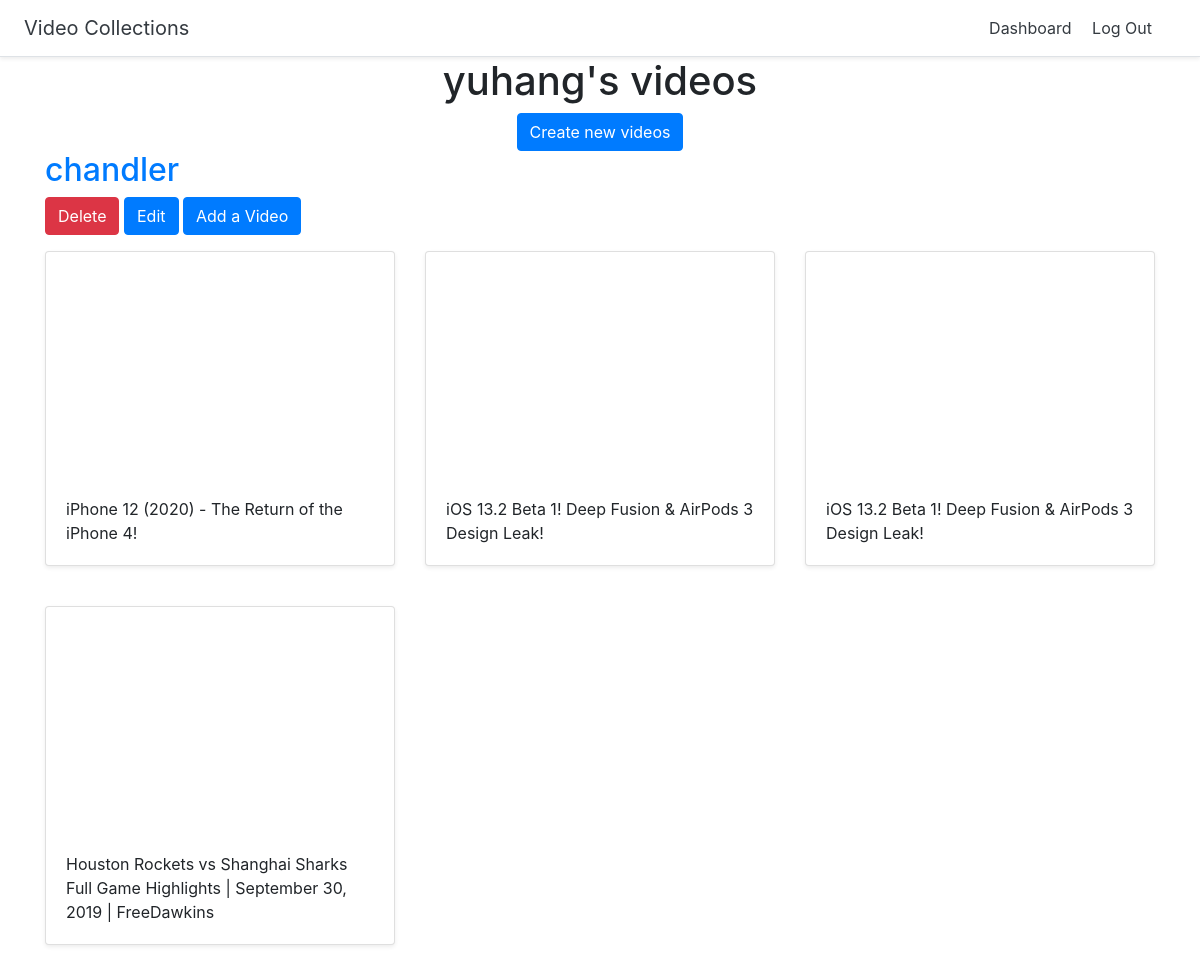
Before: /dashboard (signed in) with the older database file.
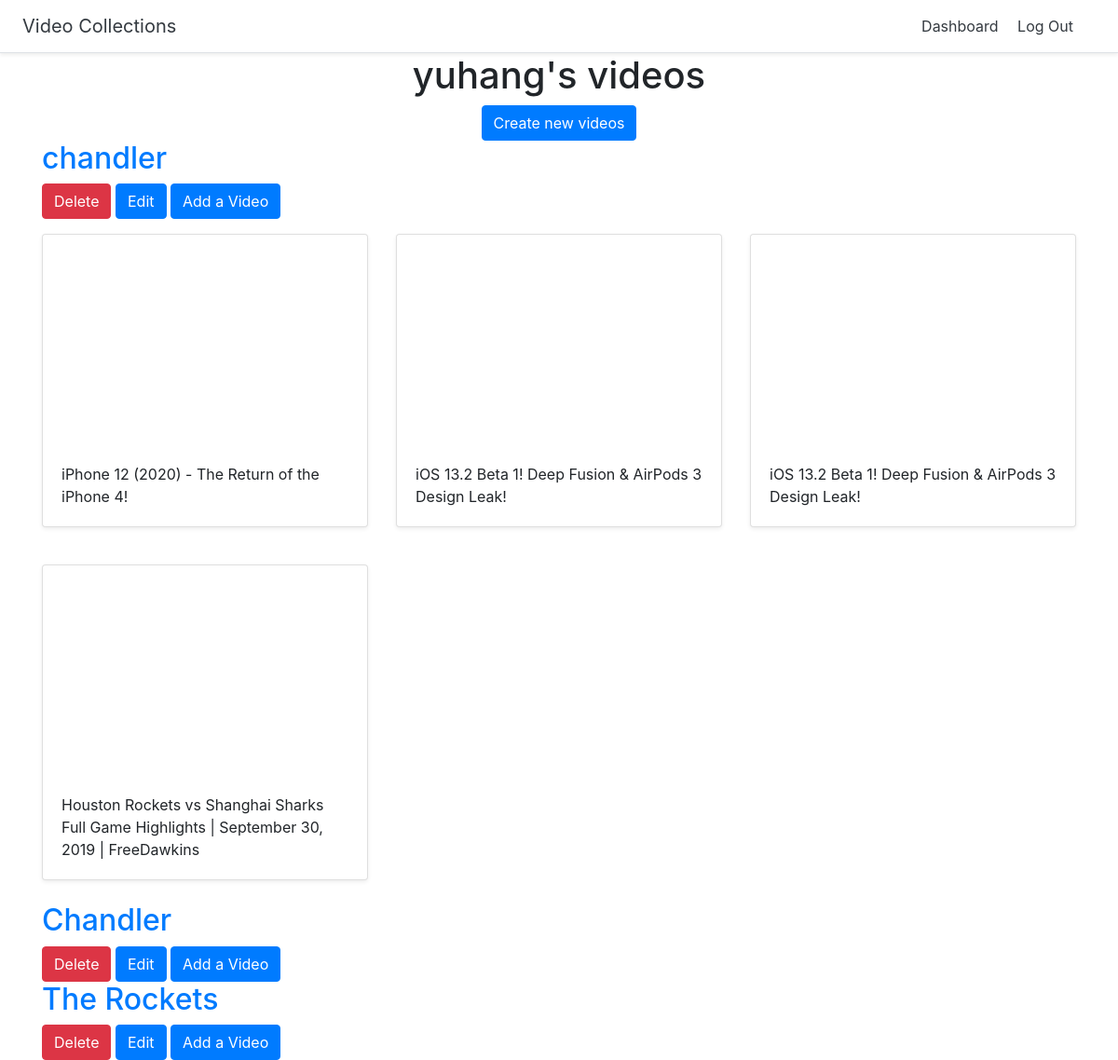
After: the same page with the newer database file.
### videos/models.py (models this page shows)
class Videos(models.Model):
    title = models.CharField(max_length=200)
    user = models.ForeignKey(User, on_delete=models.CASCADE)

class Video(models.Model):
    title = models.CharField(max_length=200)
    url = models.URLField()
    youtube_id = models.CharField(max_length=100)
    videos = models.ForeignKey(Videos, on_delete=models.CASCADE)

### videos/views.py (the view)
# urls.py: path('dashboard', views.dashboard, name="dashboard"),
@login_required
def dashboard(request):
    videos = Videos.objects.filter(user=request.user)
    return render(request, 'videos/dashboard.html', {'videos': videos})

### videos/templates/videos/dashboard.html
{% extends "videos/base.html" %}
{% block content %}
<div class = "container">
    <div class = "text-center">
        <h1>{{user.username}}'s videos</h1>
        <a href="{%url 'create_videos'%}" class ="btn btn-primary">Create new videos</a>
    </div>
        {%for thevideo in videos%}
    <h2><a href= "{%url 'detail_videos' thevideo.id%}">{{thevideo.title}}</a></h2>
            <a href= "{%url 'delete_videos' thevideo.id%}" class ="btn btn-danger">Delete</a>
            <a href= "{%url 'update_videos' thevideo.id%}" class ="btn btn-primary">Edit</a>
            <a href= "{%url 'add_video' thevideo.id%}" class ="btn btn-primary">Add a Video</a>
         <div class = "row">
            {%for video in thevideo.video_set.all %}
                <div class = "col-md-4 mt-3">
            <div class ="card mb-4 shadow-sm">
                <iframe width="100%" height="225" src="https://www.youtube.com/embed/{{video.youtube_id}}" frameborder="0" allow="accelerometer; autoplay; encrypted-media; gyroscope; picture-in-picture" allowfullscreen></iframe>
            <div class= "card-body"><p class="card-text">{{video.title}}</p>
                </div></div></div>
            {%endfor%}
            </div>
        {%endfor%}
</div>
{% endblock %}

### videos/templates/videos/base.html (shortened to what this page needs)
<!doctype html>
<html lang="en">
{% load staticfiles %}
<head>
  <link rel="stylesheet" href="https://stackpath.bootstrapcdn.com/bootstrap/4.2.1/css/bootstrap.min.css">
  <link href="{%static 'custom.css'%}" rel="stylesheet">
</head>
<body>
  <div class="d-flex flex-column flex-md-row align-items-center p-3 px-md-4 bg-white border-bottom shadow-sm">
    <h5 class="my-0 mr-md-auto font-weight-normal"><a href="{% url 'home' %}" class="text-dark">Video Collections</a></h5>
    <nav class="my-2 my-md-0 mr-md-3">
      {% if user.is_authenticated %}
      <a class="p-2 text-dark" href="{%url 'dashboard'%}">Dashboard</a>
      <a class="p-2 text-dark" href="{%url 'logout'%}">Log Out</a>
      {% else %}
      <a class="p-2 text-dark" href="{%url 'login'%}">Log In</a>
      {% endif %}
    </nav>
  </div>
  {% block content %}
  {% endblock %}
</body>
</html>

Changed rows visible on the page:
added Videos: title "Chandler"
added Videos: title "The Rockets"
